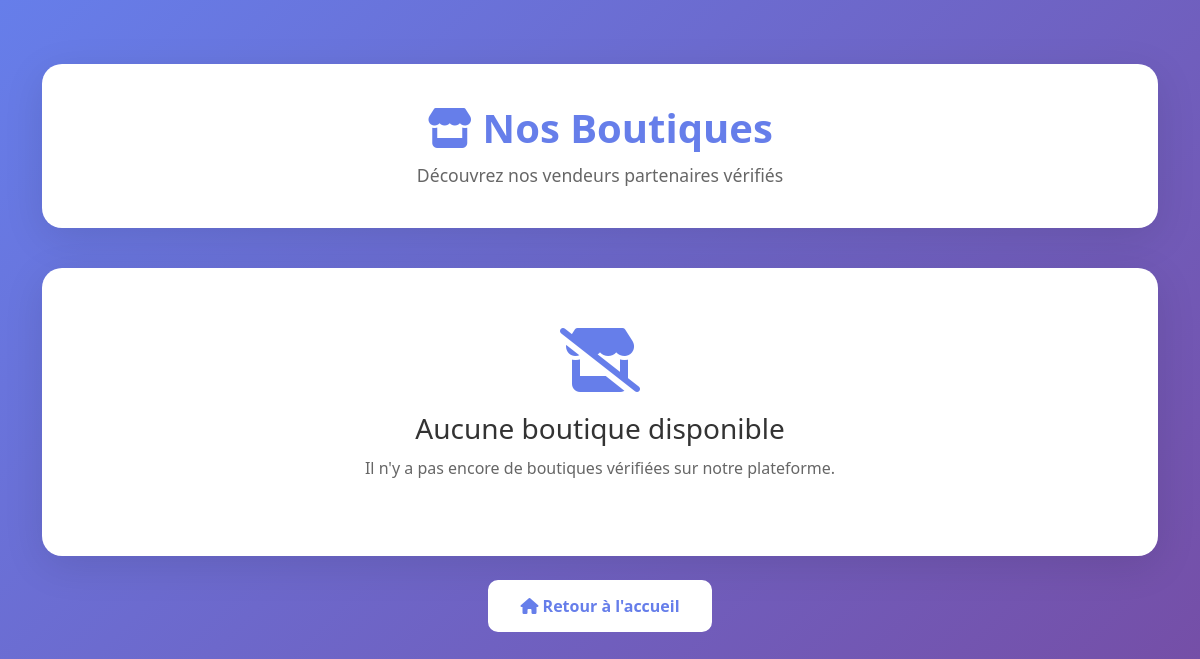
/accounts/boutiques/, run on an earlier commit of the app's database.
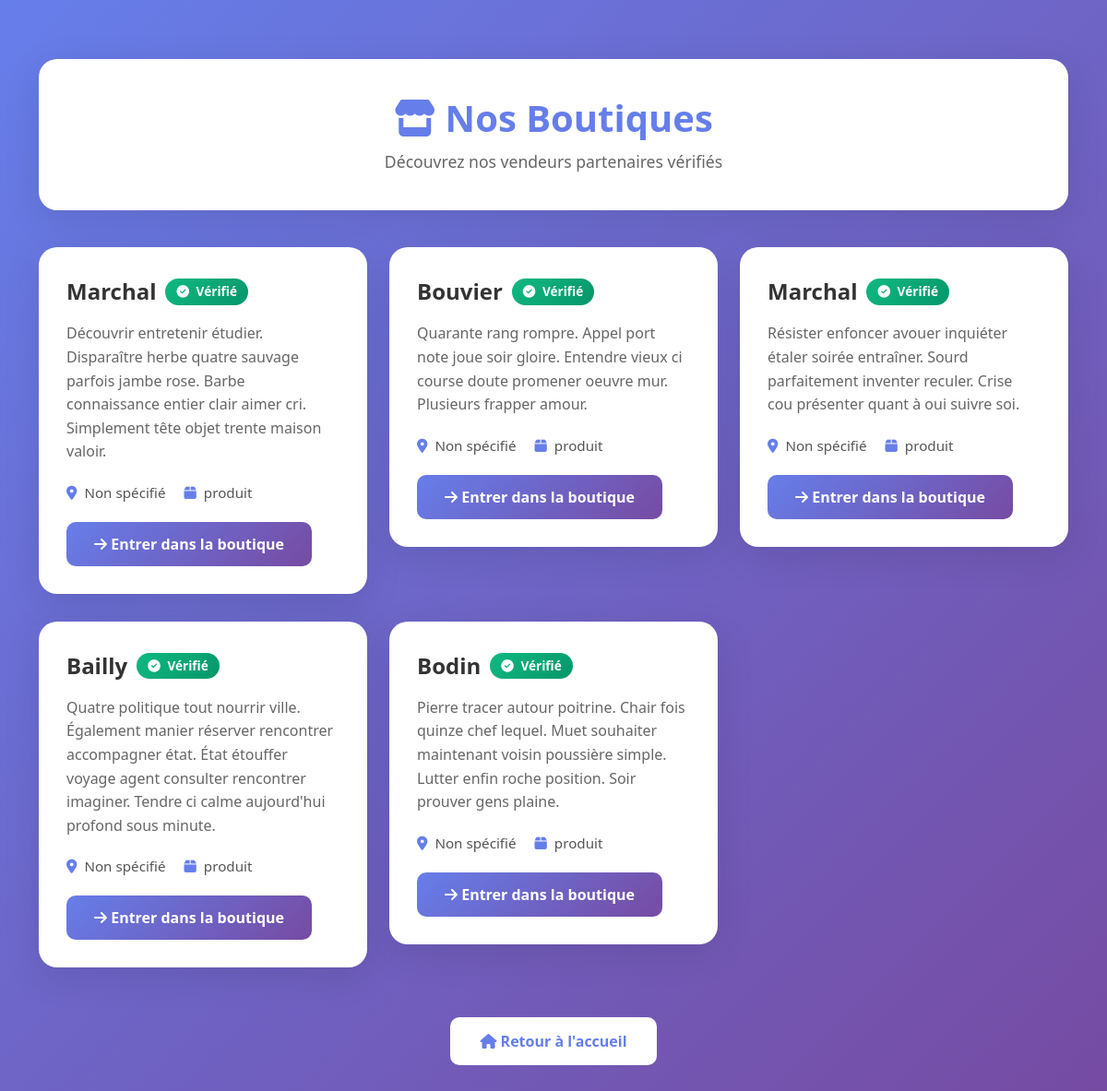
And on a later commit of the database.
### accounts/models.py (models this page shows, shortened)
class VendorProfile(models.Model):
    user = models.OneToOneField(User, on_delete=models.CASCADE, related_name='vendor_profile')
    business_name = models.CharField(max_length=200, verbose_name="Nom de l'entreprise")
    description = models.TextField(verbose_name="Description de l'entreprise")
    phone = models.CharField(max_length=20, verbose_name="Téléphone")
    address = models.TextField(verbose_name="Adresse")
    city = models.CharField(max_length=100, verbose_name="Ville")
    image = models.ImageField(upload_to='vendors/', blank=True, null=True)
    is_verified = models.BooleanField(default=False, verbose_name="Vérifié")
    created_at = models.DateTimeField(auto_now_add=True)
    updated_at = models.DateTimeField(auto_now=True)
    class Meta:
        verbose_name = "Profil Vendeur"
        verbose_name_plural = "Profils Vendeurs"

### accounts/views.py (the view)
# urls.py: path('boutiques/', views.liste_boutiques, name='liste_boutiques'),
def liste_boutiques(request):
    boutiques = VendorProfile.objects.filter(is_verified=True)
    return render(request, 'accounts/liste_boutiques.html', {'boutiques': boutiques})

### accounts/templates/accounts/liste_boutiques.html (shortened to what this page needs)
﻿<!DOCTYPE html>
<html lang="fr">
<head>
    <link href="https://cdn.jsdelivr.net/npm/bootstrap@5.3.2/dist/css/bootstrap.min.css" rel="stylesheet">
    <link href="https://cdnjs.cloudflare.com/ajax/libs/font-awesome/6.4.0/css/all.min.css" rel="stylesheet">
</head>
<body>
    <div class="container">
        <div class="shops-header">
            <h1><i class="fas fa-store"></i> Nos Boutiques</h1>
            <p>Découvrez nos vendeurs partenaires vérifiés</p>
        </div>
        <div class="row">
            {% for boutique in boutiques %}
            <div class="col-md-6 col-lg-4">
                <div class="shop-card">
                    <div class="shop-name">
                        {{ boutique.business_name }}
                        {% if boutique.is_verified %}
                            <span class="verified-badge">
                                <i class="fas fa-check-circle"></i> Vérifié
                            </span>
                        {% endif %}
                    </div>
                    <p class="shop-desc">{{ boutique.description|truncatewords:25 }}</p>
                    <div class="shop-info">
                        <div class="info-item">
                            <i class="fas fa-map-marker-alt"></i>
                            <span>{{ boutique.business_address|default:"Non spécifié" }}</span>
                        </div>
                        <div class="info-item">
                            <i class="fas fa-box"></i>
                            <span>{{ boutique.vendor.products.count }} produit{{ boutique.vendor.products.count|pluralize }}</span>
                        </div>
                    </div>
                    <a href="{% url 'boutique_vendeur' boutique.id %}" class="btn-shop">
                        <i class="fas fa-arrow-right"></i> Entrer dans la boutique
                    </a>
                </div>
            </div>
            {% empty %}
            <div class="col-12">
                <div class="empty-state">
                    <i class="fas fa-store-slash"></i>
                    <h3>Aucune boutique disponible</h3>
                    <p>Il n'y a pas encore de boutiques vérifiées sur notre plateforme.</p>
                </div>
            </div>
            {% endfor %}
        </div>
        <div class="text-center mt-4">
            <a href="{% url 'home' %}" class="btn-home">
                <i class="fas fa-home"></i> Retour à l'accueil
            </a>
        </div>
    </div>
</body>
</html>

What changed in the data, as far as the page shows it:
added VendorProfile: business_name "Marchal", is_verified True (drawn), description "Découvrir entretenir étudier. Disparaître herbe quatre sauvage parfois jambe rose. Barbe connaissance entier clair aimer cri. Simplement tête objet trente maison valoir.", business_address "Non spécifié"
added VendorProfile: business_name "Bouvier", is_verified True (drawn), description "Quarante rang rompre. Appel port note joue soir gloire. Entendre vieux ci course doute promener oeuvre mur. Plusieurs frapper amour.", business_address "Non spécifié"
added VendorProfile: business_name "Marchal", is_verified True (drawn), description "Résister enfoncer avouer inquiéter étaler soirée entraîner. Sourd parfaitement inventer reculer. Crise cou présenter quant à oui suivre soi.", business_address "Non spécifié"
added VendorProfile: business_name "Bailly", is_verified True (drawn), description "Quatre politique tout nourrir ville. Également manier réserver rencontrer accompagner état. État étouffer voyage agent consulter rencontrer imaginer. Tendre ci calme aujourd'hui profond sous minute.", business_address "Non spécifié"
added VendorProfile: business_name "Bodin", is_verified True (drawn), description "Pierre tracer autour poitrine. Chair fois quinze chef lequel. Muet souhaiter maintenant voisin poussière simple. Lutter enfin roche position. Soir prouver gens plaine.", business_address "Non spécifié"
Also different on the page:
text no longer shown: "Aucune boutique disponible Il n'y a pas encore de boutiques vérifiées sur notre plateforme."
